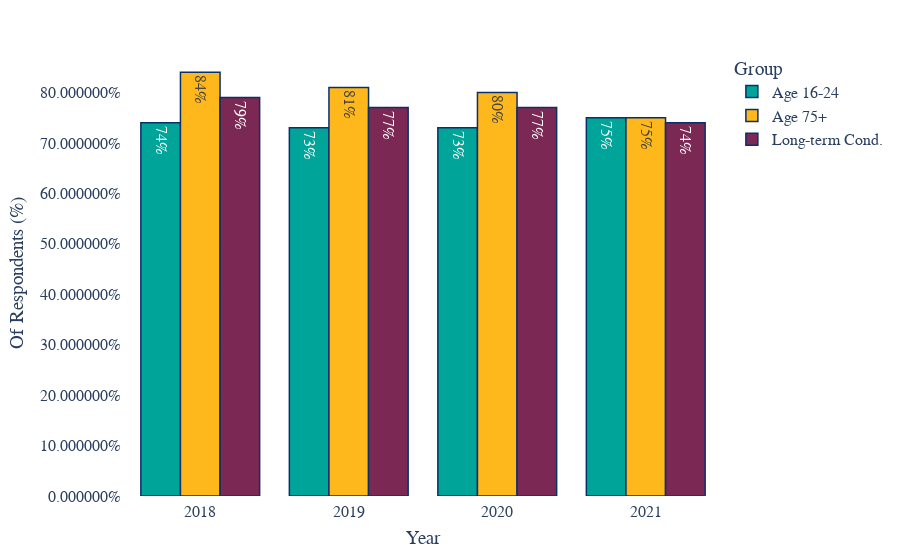

The code cell stored with this chart in its notebook:
### Code cell
# plot the long (tidy) dataframe
fig = px.bar(
    ease_of_use,
    x="Year",
    y="Percent",
    color="Group",
    color_discrete_sequence=nhs_colours,
    barmode="group",
    text="Percent"
)

# Asthetics of the plot
fig.update_layout(
    # change background colour 
    {"plot_bgcolor": "rgba(0, 0, 0, 0)", "paper_bgcolor": "rgba(0, 0, 0, 0)"},
    yaxis_title='Of Respondents (%)',
    yaxis=dict(tickformat = "%"),
    # change fonts
    font=dict(family="Arial", size=16),
    # autosize makes the chart 'responsive' (https://en.wikipedia.org/wiki/Responsive_web_design)
    autosize=True,
    margin=dict(
        l=50,
        r=50,
        b=50,
        t=50,
        pad=4,
        autoexpand=True
        ),
    ## options for the hover-over text
    # changes how the hover-over box is displayed
    hovermode="x unified",
    # hoverlabel_align = 'right',
    # changes the hover-over box formatting
    hoverlabel=dict(
        bgcolor="white",
        font_size=16,
        font_family="Arial"
    )
)
# options to change how the bars look
fig.update_traces(
    # this also changes the hover-over box formatting
    hovertemplate='<b>%{fullData.name}</b>: %{text:.0%}<extra></extra>',
    # outline of bars
    marker_line_color = 'rgb(8,48,107)',
    marker_line_width=1.5,
    opacity=1,
    # options for text inside bars
    texttemplate='%{text:.0%}',
    textposition='inside',
    textangle = 90
    )
fig.update_xaxes(type='category')
fig.show()

### Figure 1 — Plotly figure (JSON) as saved in the notebook; plotly's stock layout.template omitted (floating-point values rounded to 4 significant figures)
{"data": [{"alignmentgroup": "True", "hovertemplate": "<b>%{fullData.name}</b>: %{text:.0%}<extra></extra>", "legendgroup": "Age 16-24", "marker": {"color": "#00A499", "line": {"color": "rgb(8,48,107)", "width": 1.5}}, "name": "Age 16-24", "offsetgroup": "Age 16-24", "opacity": 1, "orientation": "v", "showlegend": true, "text": [0.74, 0.73, 0.73, 0.75], "textangle": 90, "textposition": "inside", "texttemplate": "%{text:.0%}", "type": "bar", "x": [2018, 2019, 2020, 2021], "xaxis": "x", "y": [0.74, 0.73, 0.73, 0.75], "yaxis": "y"}, {"alignmentgroup": "True", "hovertemplate": "<b>%{fullData.name}</b>: %{text:.0%}<extra></extra>", "legendgroup": "Age 75+", "marker": {"color": "#FFB81C", "line": {"color": "rgb(8,48,107)", "width": 1.5}}, "name": "Age 75+", "offsetgroup": "Age 75+", "opacity": 1, "orientation": "v", "showlegend": true, "text": [0.84, 0.81, 0.8, 0.75], "textangle": 90, "textposition": "inside", "texttemplate": "%{text:.0%}", "type": "bar", "x": [2018, 2019, 2020, 2021], "xaxis": "x", "y": [0.84, 0.81, 0.8, 0.75], "yaxis": "y"}, {"alignmentgroup": "True", "hovertemplate": "<b>%{fullData.name}</b>: %{text:.0%}<extra></extra>", "legendgroup": "Long-term Cond.", "marker": {"color": "#7C2855", "line": {"color": "rgb(8,48,107)", "width": 1.5}}, "name": "Long-term Cond.", "offsetgroup": "Long-term Cond.", "opacity": 1, "orientation": "v", "showlegend": true, "text": [0.79, 0.77, 0.77, 0.74], "textangle": 90, "textposition": "inside", "texttemplate": "%{text:.0%}", "type": "bar", "x": [2018, 2019, 2020, 2021], "xaxis": "x", "y": [0.79, 0.77, 0.77, 0.74], "yaxis": "y"}], "layout": {"autosize": true, "barmode": "group", "font": {"family": "Arial", "size": 16}, "hoverlabel": {"bgcolor": "white", "font": {"family": "Arial", "size": 16}}, "hovermode": "x unified", "legend": {"title": {"text": "Group"}, "tracegroupgap": 0}, "margin": {"autoexpand": true, "b": 50, "l": 50, "pad": 4, "r": 50, "t": 50}, "paper_bgcolor": "rgba(0, 0, 0, 0)", "plot_bgcolor": "rgba(0, 0, 0, 0)", "xaxis": {"anchor": "y", "domain": [0, 1], "title": {"text": "Year"}, "type": "category"}, "yaxis": {"anchor": "x", "domain": [0, 1], "tickformat": "%", "title": {"text": "Of Respondents (%)"}}}}
